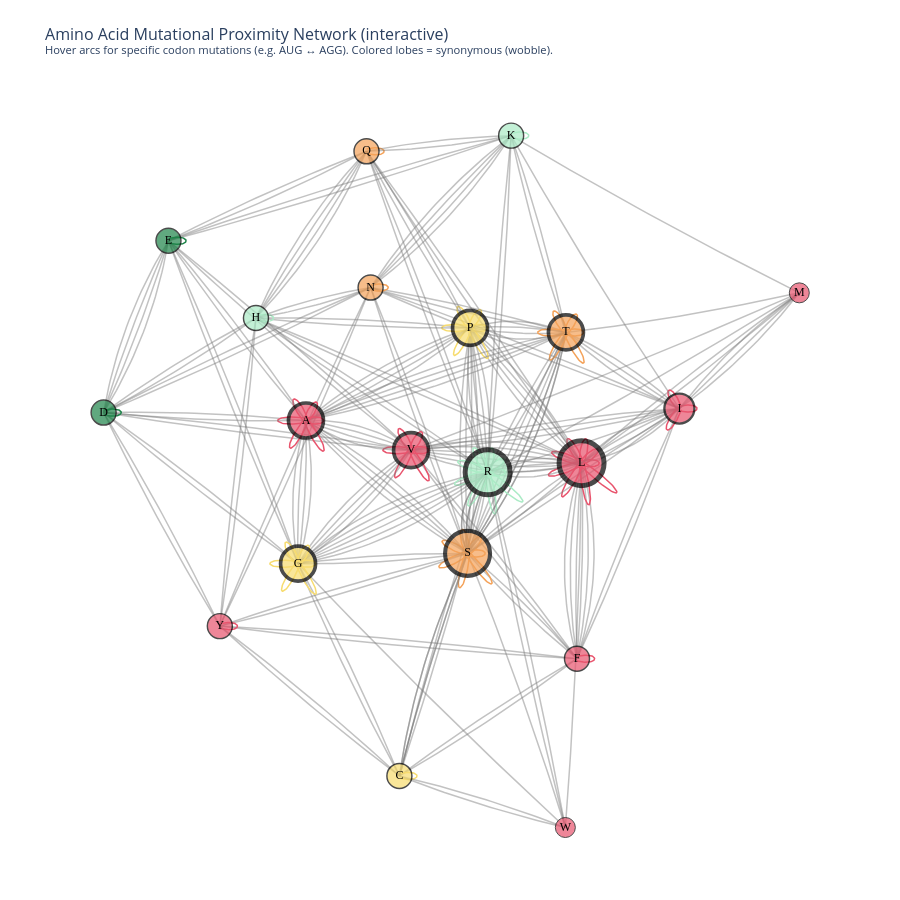

Notebook cell for this chart:
### Code cell
import plotly.graph_objects as go
from collections import Counter

# Reuse clustered positions from the static graph cell above

def bezier_arc(p0, p1, curvature, n_points=30):
    """Quadratic Bezier curve from p0 to p1 with perpendicular curvature offset."""
    mx, my = (p0[0] + p1[0]) / 2, (p0[1] + p1[1]) / 2
    dx, dy = p1[0] - p0[0], p1[1] - p0[1]
    length = np.sqrt(dx**2 + dy**2) or 1e-6
    nx_, ny_ = -dy / length, dx / length
    cx, cy = mx + nx_ * curvature, my + ny_ * curvature
    t = np.linspace(0, 1, n_points)
    x = (1 - t)**2 * p0[0] + 2 * (1 - t) * t * cx + t**2 * p1[0]
    y = (1 - t)**2 * p0[1] + 2 * (1 - t) * t * cy + t**2 * p1[1]
    return x.tolist(), y.tolist()

def self_loop_lobe(center, angle, lobe_size, spread=0.3, n_points=40):
    """Cubic Bezier teardrop: leaves the node, arcs out, and returns to the node.
    `angle` is the direction the lobe points outward.
    `spread` controls how wide the two arms splay apart.
    """
    cx, cy = center
    # Start and end are slightly offset from center in opposite tangential directions
    tx, ty = -np.sin(angle), np.cos(angle)  # tangent (perpendicular to outward dir)
    ox, oy = np.cos(angle), np.sin(angle)   # outward direction

    p0 = (cx + tx * spread * 0.3, cy + ty * spread * 0.3)
    p3 = (cx - tx * spread * 0.3, cy - ty * spread * 0.3)
    # Two control points pushed outward
    p1 = (cx + ox * lobe_size + tx * spread, cy + oy * lobe_size + ty * spread)
    p2 = (cx + ox * lobe_size - tx * spread, cy + oy * lobe_size - ty * spread)

    t = np.linspace(0, 1, n_points)
    x = ((1-t)**3 * p0[0] + 3*(1-t)**2*t * p1[0] +
         3*(1-t)*t**2 * p2[0] + t**3 * p3[0])
    y = ((1-t)**3 * p0[1] + 3*(1-t)**2*t * p1[1] +
         3*(1-t)*t**2 * p2[1] + t**3 * p3[1])
    return x.tolist(), y.tolist()

# Enumerate individual codon mutations
codon_mutations = []
all_codons = list(codon_to_aa.keys())
seen = set()
for c1 in all_codons:
    aa1 = codon_to_aa[c1]
    if aa1 == "*":
        continue
    for c2 in all_codons:
        aa2 = codon_to_aa[c2]
        if aa2 == "*":
            continue
        pair = tuple(sorted([c1, c2]))
        if pair in seen:
            continue
        if sum(a != b for a, b in zip(c1, c2)) == 1:
            seen.add(pair)
            codon_mutations.append((c1, c2, aa1, aa2))

# Count edges per AA pair for offset/spread calculations
pair_counts = Counter()
pair_idx = Counter()
for c1, c2, aa1, aa2 in codon_mutations:
    key = tuple(sorted([aa1, aa2]))
    pair_counts[key] += 1

# Build arc edge traces
edge_traces = []
for c1, c2, aa1, aa2 in codon_mutations:
    changed_pos = next(i for i in range(3) if c1[i] != c2[i])
    pos_label = ["1st", "2nd", "3rd"][changed_pos]
    key = tuple(sorted([aa1, aa2]))
    idx = pair_idx[key]
    pair_idx[key] += 1
    total = pair_counts[key]

    if aa1 == aa2:
        # Self-loop: teardrop lobe radiating outward
        angle = 2 * np.pi * idx / max(total, 1)
        lobe_size = 0.06 + 0.012 * idx
        arc_x, arc_y = self_loop_lobe(pos[aa1], angle, lobe_size, spread=0.02)

        edge_traces.append(go.Scatter(
            x=arc_x + [None], y=arc_y + [None],
            mode="lines",
            line=dict(width=1.5, color=aa_to_color[aa1]),
            hoverinfo="text",
            text=f"{c1} ↔ {c2} ({pos_label} base)<br>"
                 f"{aa_names[aa1]} → {aa_names[aa2]} (synonymous)",
            showlegend=False,
        ))
    else:
        # Inter-AA arc: vary curvature to fan out parallel edges
        spread = 0.03
        curvature = (idx - (total - 1) / 2) * spread
        if total == 1:
            curvature = 0.015
        p0 = (pos[aa1][0], pos[aa1][1])
        p1 = (pos[aa2][0], pos[aa2][1])
        arc_x, arc_y = bezier_arc(p0, p1, curvature)

        edge_traces.append(go.Scatter(
            x=arc_x + [None], y=arc_y + [None],
            mode="lines",
            line=dict(width=1.5, color="rgba(120,120,120,0.45)"),
            hoverinfo="text",
            text=f"{c1} ↔ {c2} ({pos_label} base)<br>"
                 f"{aa_names[aa1]} ({aa1}) → {aa_names[aa2]} ({aa2})",
            showlegend=False,
        ))

# Node trace
node_x = [pos[aa][0] for aa in group_order]
node_y = [pos[aa][1] for aa in group_order]
node_colors_plotly = [aa_to_color[aa] for aa in group_order]
node_sizes_plotly = [15 + len(aa_to_codons[aa]) * 5 for aa in group_order]

max_syn = max(sub_matrix[aa_index[aa], aa_index[aa]] for aa in group_order)
node_borders = [1.0 + 4.0 * sub_matrix[aa_index[aa], aa_index[aa]] / max(max_syn, 1)
                for aa in group_order]

node_hover = []
for aa in group_order:
    syn = sub_matrix[aa_index[aa], aa_index[aa]]
    codons_str = ", ".join(aa_to_codons[aa])
    gname = next(name for name, members in groups if aa in members)
    node_hover.append(
        f"<b>{aa_names[aa]} ({aa})</b><br>"
        f"Group: {gname}<br>"
        f"Codons ({len(aa_to_codons[aa])}): {codons_str}<br>"
        f"Synonymous subs: {syn}"
    )

node_trace = go.Scatter(
    x=node_x, y=node_y,
    mode="markers+text",
    text=group_order,
    textposition="middle center",
    textfont=dict(size=12, color="black", family="Arial Black"),
    marker=dict(
        size=node_sizes_plotly,
        color=node_colors_plotly,
        line=dict(width=node_borders, color="black"),
    ),
    hoverinfo="text",
    hovertext=node_hover,
    showlegend=False,
)

fig = go.Figure(data=edge_traces + [node_trace])

fig.update_layout(
    title=dict(
        text="Amino Acid Mutational Proximity Network (interactive)<br>"
             "<sup>Hover arcs for specific codon mutations (e.g. AUG ↔ AGG). "
             "Colored lobes = synonymous (wobble).</sup>",
        font=dict(size=16),
    ),
    xaxis=dict(showgrid=False, zeroline=False, showticklabels=False),
    yaxis=dict(showgrid=False, zeroline=False, showticklabels=False, scaleanchor="x"),
    plot_bgcolor="white",
    width=900,
    height=900,
    margin=dict(l=20, r=20, t=80, b=20),
)

fig.show()
